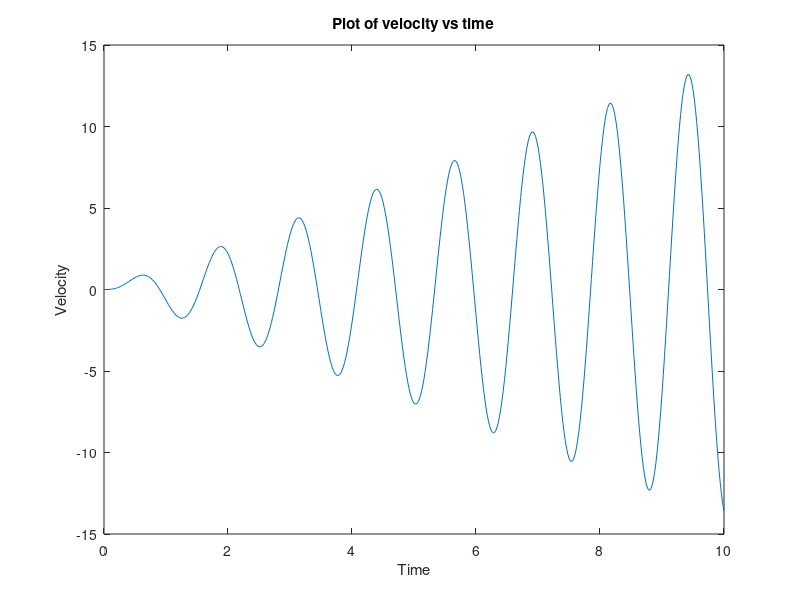

Source code (MATLAB):
% Acceleration and Velocity
% Create the function handle for the acceleration
acc = @(t) 7*t.*sin(5*t);
% Use a loop with t values ranging from 0 to 10 seconds with an increment
% of 0.02
count = 1;
for t = 0:0.02:10
    vel(count) = integral(acc,0,t);
    count = count+1;
end
t = 0:0.02:10;
% Plot the velocity vs time
plot(t,vel)
xlabel('Time')
ylabel('Velocity')
title('Plot of velocity vs time')
